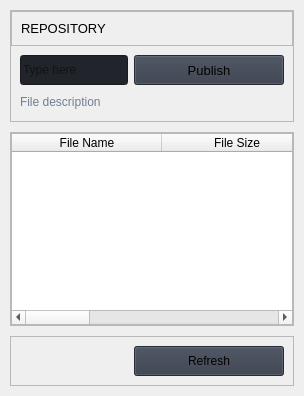
                     <widget class="QWidget" name="repositoryPage">
                      <property name="styleSheet">
                       <string notr="true"/>
                      </property>
                      <layout class="QVBoxLayout" name="verticalLayout">
                       <property name="spacing">
                        <number>10</number>
                       </property>
                       <property name="leftMargin">
                        <number>10</number>
                       </property>
                       <property name="topMargin">
                        <number>10</number>
                       </property>
                       <property name="rightMargin">
                        <number>10</number>
                       </property>
                       <property name="bottomMargin">
                        <number>10</number>
                       </property>
                       <item>
                        <widget class="QFrame" name="row_1">
                         <property name="frameShape">
                          <enum>QFrame::StyledPanel</enum>
                         </property>
                         <property name="frameShadow">
                          <enum>QFrame::Raised</enum>
                         </property>
                         <layout class="QVBoxLayout" name="verticalLayout_16">
                          <property name="spacing">
                           <number>0</number>
                          </property>
                          <property name="leftMargin">
                           <number>0</number>
                          </property>
                          <property name="topMargin">
                           <number>0</number>
                          </property>
                          <property name="rightMargin">
                           <number>0</number>
                          </property>
                          <property name="bottomMargin">
                           <number>0</number>
                          </property>
                          <item>
                           <widget class="QFrame" name="frame_div_content_1">
                            <property name="minimumSize">
                             <size>
                              <width>0</width>
                              <height>110</height>
                             </size>
                            </property>
                            <property name="maximumSize">
                             <size>
                              <width>16777215</width>
                              <height>110</height>
                             </size>
                            </property>
                            <property name="frameShape">
                             <enum>QFrame::NoFrame</enum>
                            </property>
                            <property name="frameShadow">
                             <enum>QFrame::Raised</enum>
                            </property>
                            <layout class="QVBoxLayout" name="verticalLayout_17">
                             <property name="spacing">
                              <number>0</number>
                             </property>
                             <property name="leftMargin">
                              <number>0</number>
                             </property>
                             <property name="topMargin">
                              <number>0</number>
                             </property>
                             <property name="rightMargin">
                              <number>0</number>
                             </property>
                             <property name="bottomMargin">
                              <number>0</number>
                             </property>
                             <item>
                              <widget class="QFrame" name="frame_title_wid_1">
                               <property name="maximumSize">
                                <size>
                                 <width>16777215</width>
                                 <height>35</height>
                                </size>
                               </property>
                               <property name="frameShape">
                                <enum>QFrame::StyledPanel</enum>
                               </property>
                               <property name="frameShadow">
                                <enum>QFrame::Raised</enum>
                               </property>
                               <layout class="QVBoxLayout" name="verticalLayout_18">
                                <item>
                                 <widget class="QLabel" name="labelBoxBlenderInstalation">
                                  <property name="font">
                                   <font>
                                    <family>Segoe UI</family>
                                    <pointsize>10</pointsize>
                                    <weight>50</weight>
                                    <italic>false</italic>
                                    <bold>false</bold>
                                   </font>
                                  </property>
                                  <property name="styleSheet">
                                   <string notr="true"/>
                                  </property>
                                  <property name="text">
                                   <string>REPOSITORY</string>
                                  </property>
                                 </widget>
                                </item>
                               </layout>
                              </widget>
                             </item>
                             <item>
                              <widget class="QFrame" name="frame_content_wid_1">
                               <property name="frameShape">
                                <enum>QFrame::NoFrame</enum>
                               </property>
                               <property name="frameShadow">
                                <enum>QFrame::Raised</enum>
                               </property>
                               <layout class="QHBoxLayout" name="horizontalLayout_9">
                                <item>
                                 <layout class="QGridLayout" name="gridLayout">
                                  <property name="bottomMargin">
                                   <number>0</number>
                                  </property>
                                  <item row="0" column="0">
                                   <widget class="QLineEdit" name="lineEdit">
                                    <property name="minimumSize">
                                     <size>
                                      <width>0</width>
                                      <height>30</height>
                                     </size>
                                    </property>
                                    <property name="styleSheet">
                                     <string notr="true">background-color: rgb(33, 37, 43);</string>
                                    </property>
                                    <property name="text">
                                     <string/>
                                    </property>
                                    <property name="placeholderText">
                                     <string>Type here</string>
                                    </property>
                                   </widget>
                                  </item>
                                  <item row="0" column="1">
                                   <widget class="QPushButton" name="publishBtn">
                                    <property name="minimumSize">
                                     <size>
                                      <width>150</width>
                                      <height>30</height>
                                     </size>
                                    </property>
                                    <property name="font">
                                     <font>
                                      <family>Segoe UI</family>
                                      <pointsize>10</pointsize>
                                      <weight>50</weight>
                                      <italic>false</italic>
                                      <bold>false</bold>
                                     </font>
                                    </property>
                                    <property name="cursor">
                                     <cursorShape>PointingHandCursor</cursorShape>
                                    </property>
                                    <property name="styleSheet">
                                     <string notr="true">background-color: rgb(52, 59, 72);</string>
                                    </property>
                                    <property name="text">
                                     <string>Publish</string>
                                    </property>
                                    <property name="icon">
                                     <iconset resource="resources.qrc">
                                      <normaloff>:/icons/images/icons/cil-folder-open.png</normaloff>:/icons/images/icons/cil-folder-open.png</iconset>
                                    </property>
                                   </widget>
                                  </item>
                                  <item row="1" column="0" colspan="2">
                                   <widget class="QLabel" name="labelVersion_3">
                                    <property name="styleSheet">
                                     <string notr="true">color: rgb(113, 126, 149);</string>
                                    </property>
                                    <property name="lineWidth">
                                     <number>1</number>
                                    </property>
                                    <property name="text">
                                     <string>File description</string>
                                    </property>
                                    <property name="alignment">
                                     <set>Qt::AlignLeading|Qt::AlignLeft|Qt::AlignVCenter</set>
                                    </property>
                                   </widget>
                                  </item>
                                 </layout>
                                </item>
                               </layout>
                              </widget>
                             </item>
                            </layout>
                           </widget>
                          </item>
                         </layout>
                        </widget>
                       </item>
                       <item>
                        <widget class="QFrame" name="row_2">
                         <property name="minimumSize">
                          <size>
                           <width>0</width>
                           <height>150</height>
                          </size>
                         </property>
                         <property name="frameShape">
                          <enum>QFrame::StyledPanel</enum>
                         </property>
                         <property name="frameShadow">
                          <enum>QFrame::Raised</enum>
                         </property>
                         <layout class="QHBoxLayout" name="horizontalLayout_12">
                          <property name="spacing">
                           <number>0</number>
                          </property>
                          <property name="leftMargin">
                           <number>0</number>
                          </property>
                          <property name="topMargin">
                           <number>0</number>
                          </property>
                          <property name="rightMargin">
                           <number>0</number>
                          </property>
                          <property name="bottomMargin">
                           <number>0</number>
                          </property>
                          <item>
                           <widget class="QTableWidget" name="repoTable">
                            <property name="styleSheet">
                             <string notr="true"/>
                            </property>
                            <property name="showGrid">
                             <bool>true</bool>
                            </property>
                            <property name="gridStyle">
                             <enum>Qt::DotLine</enum>
                            </property>
                            <attribute name="horizontalHeaderDefaultSectionSize">
                             <number>150</number>
                            </attribute>
                            <attribute name="horizontalHeaderStretchLastSection">
                             <bool>true</bool>
                            </attribute>
                            <column>
                             <property name="text">
                              <string>File Name</string>
                             </property>
                            </column>
                            <column>
                             <property name="text">
                              <string>File Size</string>
                             </property>
                            </column>
                            <column>
                             <property name="text">
                              <string>File Date</string>
                             </property>
                            </column>
                            <column>
                             <property name="text">
                              <string>File Description</string>
                             </property>
                            </column>
                           </widget>
                          </item>
                         </layout>
                        </widget>
                       </item>
                       <item>
                        <widget class="QFrame" name="row_3">
                         <property name="frameShape">
                          <enum>QFrame::StyledPanel</enum>
                         </property>
                         <property name="frameShadow">
                          <enum>QFrame::Raised</enum>
                         </property>
                         <layout class="QHBoxLayout" name="horizontalLayout_6">
                          <item alignment="Qt::AlignRight">
                           <widget class="QPushButton" name="pushButton_2">
                            <property name="minimumSize">
                             <size>
                              <width>150</width>
                              <height>30</height>
                             </size>
                            </property>
                            <property name="styleSheet">
                             <string notr="true">background-color: rgb(52, 59, 72);</string>
                            </property>
                            <property name="text">
                             <string>Refresh</string>
                            </property>
                            <property name="icon">
                             <iconset resource="resources.qrc">
                              <normaloff>:/icons/images/icons/cil-reload.png</normaloff>:/icons/images/icons/cil-reload.png</iconset>
                            </property>
                           </widget>
                          </item>
                         </layout>
                        </widget>
                       </item>
                      </layout>
                     </widget>
